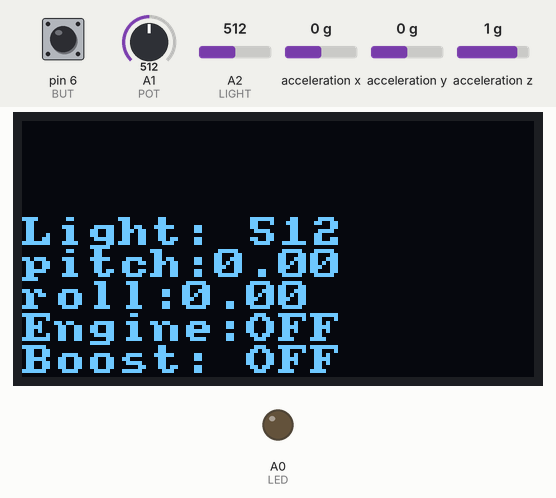
Recording of a sketch running on a simulated Arduino Uno, built with avr-gcc and run on an emulated ATmega328P. Shown: 128×64 one-colour display, output pins drawn as LEDs (lit = HIGH). The test bench sets the inputs (shaded band); at power-on: A1 (POT) = 512, acceleration x 0 g, pin 6 (BUT) LOW, A2 (LIGHT) = 512, acceleration y 0 g, acceleration z 1 g. What the sketch prints to the serial monitor is not drawn.

Above: at 1.2 s.
1.3 s: A1 (POT) set to 605
2.8 s: A1 (POT) set to 627
At 3.9 s:
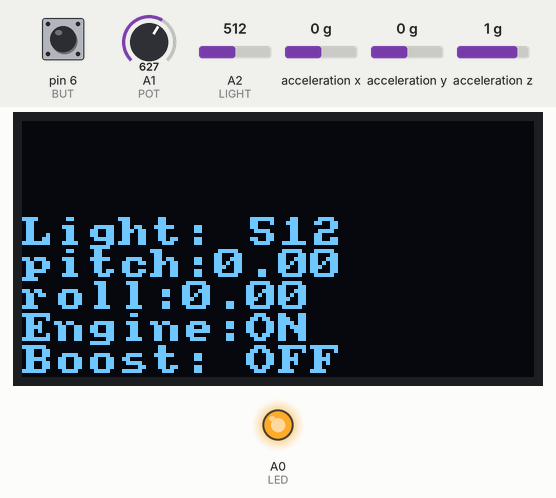
4.4 s: acceleration x set to -1.4 g
At 5.2 s:
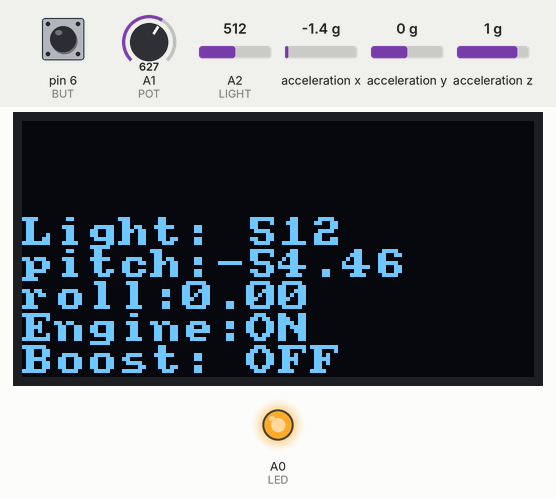
6.1 s: pin 6 (BUT) pulled HIGH for 0.35 s
At 6.55 s:
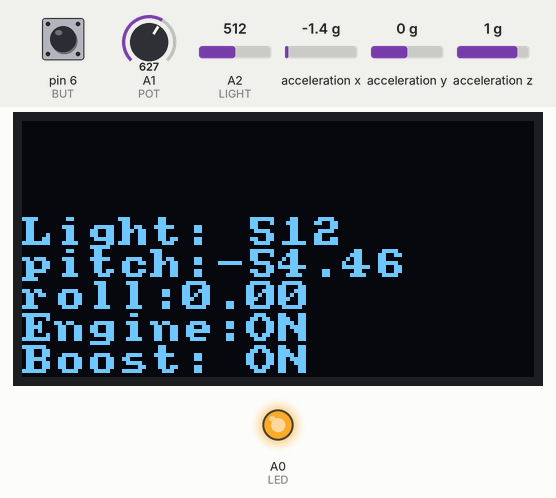
7.9 s: A2 (LIGHT) set to 30
At 8.8 s:
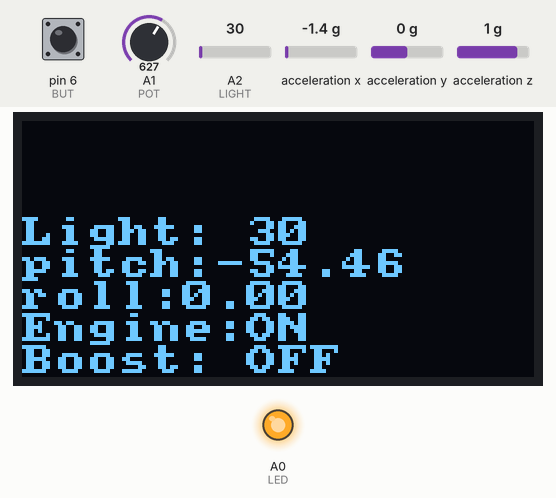
9.6 s: A1 (POT) set to 30
At 10.4 s:
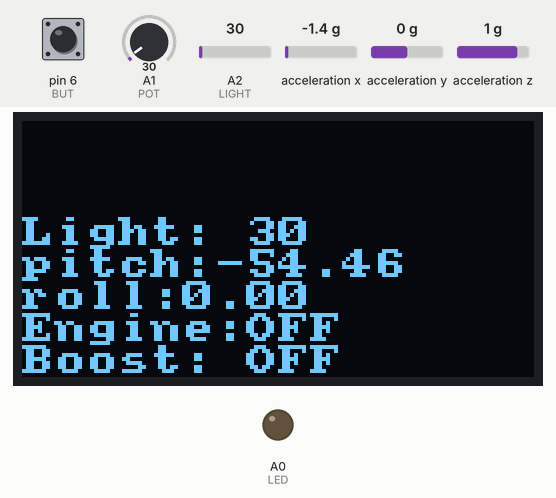
Timing chart, 0 to 12.1 s (numbered marks = the images above; inputs shaded):
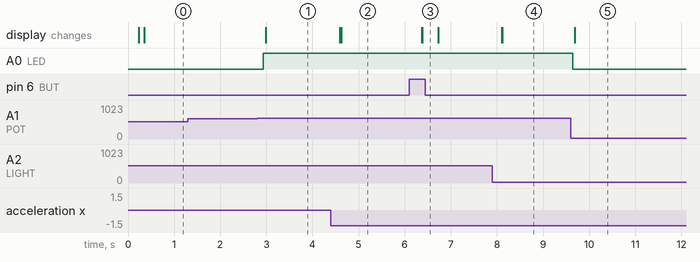

The sketch:

arduino.ino
```cpp
#include "Arduino_SensorKit.h"
#include <math.h>

// ------------------------------------------------------------
// SENSOR PINS

#define LIGHT A2
#define POT A1
#define LED A0
#define BUT 6


bool button_state;
int pot_value;
int light_value;

const int IGNITION_MOVEMENT = 100;

bool engineOn = false;
int ignitionReference = 0;

void setup() {
  Serial.begin(9600);

  pinMode(LIGHT, INPUT);
  pinMode(POT, INPUT);
  pinMode(LED, OUTPUT);
  pinMode(BUT, INPUT);

  Oled.begin();
  Oled.setFlipMode(true);
  Oled.setFont(u8x8_font_amstrad_cpc_extended_r);

  Accelerometer.begin();

  // IGNITION
  pot_value = analogRead(POT);
  ignitionReference = pot_value;

  engineOn = false;
  digitalWrite(LED, LOW);

  Oled.setCursor(0, 6);
  Oled.print("Engine:OFF");

}

void loop() {

  // ------------------------------------------------------------
  // ACCELEROMETER
  Oled.setCursor(0, 4);

  float x = Accelerometer.readX();
  float y = Accelerometer.readY();
  float z = Accelerometer.readZ();

  // Inclinação frente/trás
  float pitch = atan2(x, sqrt(y * y + z * z)) * 180.0 / PI;

  // Inclinação esquerda/direita
  float roll = atan2(y, sqrt(x * x + z * z)) * 180.0 / PI;

  Oled.print("pitch:");
  Oled.print(pitch);
  Oled.setCursor(0, 5);
  Oled.print("roll:");
  Oled.print(roll);


  // ------------------------------------------------------------
  // LIGHT SENSOR
  light_value = analogRead(LIGHT);
  Oled.setCursor(0, 3);
  Oled.print("Light: ");
  Oled.print(light_value);
  Oled.print("   ");


  // ------------------------------------------------------------
  // IGNITION - Relative rotation

  pot_value = analogRead(POT);

  if (!engineOn) {

    // Se rodarmos no sentido contrário, atualizamos a referência
    if (pot_value < ignitionReference) {
      ignitionReference = pot_value;
    }

    // Rodar 100 unidades para a direita liga
    if (pot_value - ignitionReference >= IGNITION_MOVEMENT) {
      engineOn = true;
      ignitionReference = pot_value;
    }

  }
  else {

    // Se rodarmos no sentido contrário, atualizamos a referência
    if (pot_value > ignitionReference) {
      ignitionReference = pot_value;
    }

    // Rodar 100 unidades para a esquerda desliga
    if (ignitionReference - pot_value >= IGNITION_MOVEMENT) {
      engineOn = false;
      ignitionReference = pot_value;
    }

  }

  digitalWrite(LED, engineOn ? HIGH : LOW);

  Oled.setCursor(0, 6);
  Oled.print("Engine:");
  Oled.print(engineOn ? "ON " : "OFF");


  // ------------------------------------------------------------
  // BOOST BUTTON
  button_state = digitalRead(BUT);

  Oled.setCursor(0, 7);
  Oled.print("Boost: ");
  Oled.print(button_state ? "ON " : "OFF");


  // ------------------------------------------------------------
  // SERIAL COMMUNICATION
  Serial.print(pitch, 1);
  Serial.print(",");

  Serial.print(roll, 1);
  Serial.print(",");

  Serial.print(light_value);
  Serial.print(",");

  Serial.print(engineOn ? 1 : 0);
  Serial.print(",");

  Serial.println(button_state ? 1 : 0);

  delay(30);
}
```

Measured:
- the behaviour switches between 611 and 612 on A1 (POT) (found by bisection; images 0 and 1)
- after the input at 1.3 s, every drawn part: stays the same
- after the input at 2.8 s, A0 (LED): LOW → HIGH after 0.14 s; the display: changes after 0.19 s (image 1)
- after the input at 4.4 s, the display: first changes after 0.20 s (image 2 shows a later state)
- after the input at 6.1 s, the display: first changes after 0.28 s (image 3 shows a later state)
- after the input at 7.9 s, the display: first changes after 0.20 s (image 4 shows a later state)
- after the input at 9.6 s, A0 (LED): HIGH → LOW at once; the display: changes after 0.09 s (image 5)
